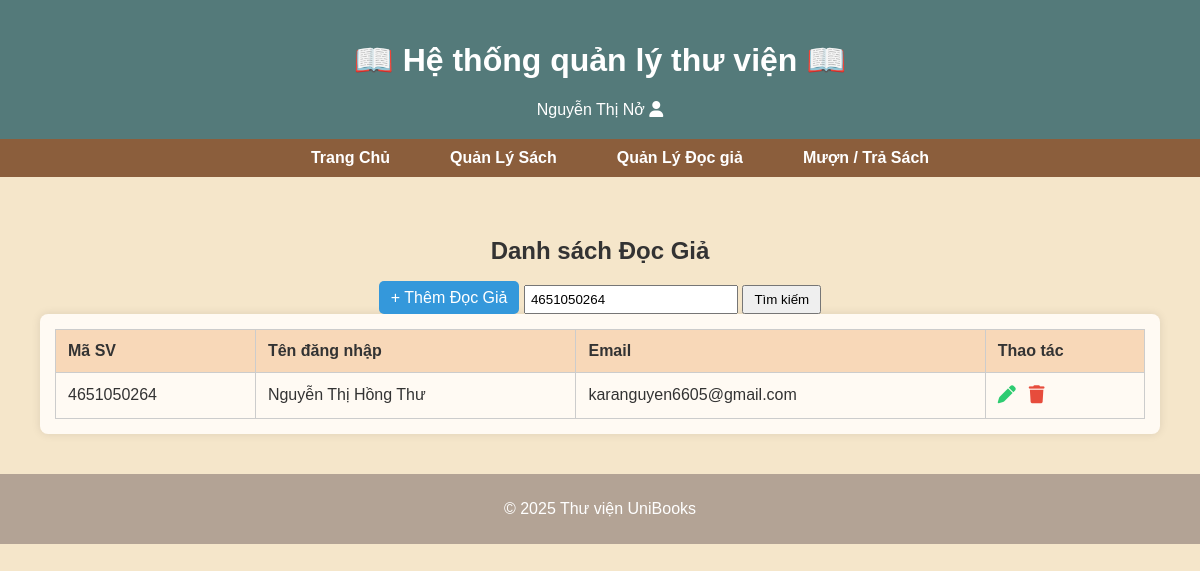
Screenshot of /users/user_list.php?keyword=4651050264 (signed in) with the database file from the repository.
### tables this page shows
CREATE TABLE `users` (
  `masv` varchar(10) NOT NULL,
  `username` varchar(50) NOT NULL,
  `password` varchar(255) NOT NULL,
  `email` varchar(100) DEFAULT NULL,
  `role` enum('user','admin') NOT NULL DEFAULT 'user',
  `created_at` datetime DEFAULT current_timestamp()
);

### users/user_list.php (the view, shortened to what this page needs)
<?php
require_once '../database/db.php';
include("../includes/header.php");
include("../includes/nav.php");
$keyword = $_GET['keyword'] ?? '';
$search_field = $_GET['search_field'] ?? 'masv';
if ($keyword !== '') {
    $sql = "SELECT * FROM users WHERE role = 'user' AND $search_field LIKE :keyword";
    $stmt = $pdo->prepare($sql);
    $stmt->execute(['keyword' => "%$keyword%"]);
} else {
    $stmt = $pdo->query("SELECT * FROM users WHERE role = 'user'");
}
$users = $stmt->fetchAll();
?>
<main>
    <link rel="stylesheet" href="../assets/users.css">
    <link rel="stylesheet" href="https://cdnjs.cloudflare.com/ajax/libs/font-awesome/6.5.0/css/all.min.css">
    <h2>Danh sách Đọc Giả</h2>
    <a href="user_add.php" class="btn btn-success" style="margin-bottom: 15px;">+ Thêm Đọc Giả</a>
    <form method="GET" action="" style="display: inline-block; vertical-align: middle;">
        <input type="text" name="keyword" placeholder="Nhập mã sinh viên..." value="<?= htmlspecialchars($keyword) ?>" style="padding: 5px; width: 200px;">
        <button type="submit" style="padding: 5px 10px;">Tìm kiếm</button>
    </form>
    <div class="table-container">
        <table class="table">
            <thead>
                <tr>
                    <th>Mã SV</th>
                    <th>Tên đăng nhập</th>
                    <th>Email</th>
                    <th>Thao tác</th>
                </tr>
            </thead>
            <tbody>
                <?php foreach ($users as $row): ?>
                    <tr>
                        <td><?= htmlspecialchars($row['masv']) ?></td>
                        <td><?= htmlspecialchars($row['username']) ?></td>
                        <td><?= htmlspecialchars($row['email']) ?></td>
                        <td class="action-icons">
                            <a href="user_edit.php?masv=<?= urlencode($row['masv']) ?>" class="edit-icon" title="Sửa">
                                <i class="fa fa-pen"></i>
                            </a>
                            <a href="user_delete.php?masv=<?= urlencode($row['masv']) ?>" class="delete-icon" title="Xóa" onclick="return confirm('Bạn có chắc muốn xóa người dùng này không?');">
                                <i class="fa fa-trash"></i>
                            </a>
                        </td>
                    </tr>
                <?php endforeach; ?>
            </tbody>
        </table>
    </div>
</main>
<?php include("../includes/footer.php"); ?>

### assets/styles.css (style rules this page uses)
:root { --bg-img: url('../public/BG-img-register.jpg');; }
body { font-family: Arial, sans-serif; background-color: #F5E6CA; color: #333; margin: 0; padding: 0; }
main { text-align: center; padding: 40px; }
.btn { padding: 6px 12px; background-color: #3498db; color: white; border: none; border-radius: 6px; text-decoration: none; }

### assets/users.css (style rules this page uses)
.table-container { background-color: #fff; padding: 15px; border-radius: 8px; box-shadow: 0 0 10px rgba(0,0,0,0.1); background-color: #fffaf3; }
table.table { width: 100%; border-collapse: collapse; }
table.table th, table.table td { border: 1px solid #ccc; padding: 12px; text-align: left; vertical-align: middle; }
table.table th { background-color: #f8d8b8; color: #333; }
.action-icons a { margin-right: 8px; font-size: 18px; text-decoration: none; }
.action-icons .edit-icon { color: #2ecc71; }
.action-icons .delete-icon { color: #e74c3c; }
.btn-success { background-color: #3498db; color: white; padding: 8px 12px; border-radius: 5px; text-decoration: none; }

### rows the page displays
users: masv "4651050264", username "Nguyễn Thị Hồng Thư", email "karanguyen6605@gmail.com"

### other values shown
$_SESSION['username'] "Nguyễn Thị Nở"
